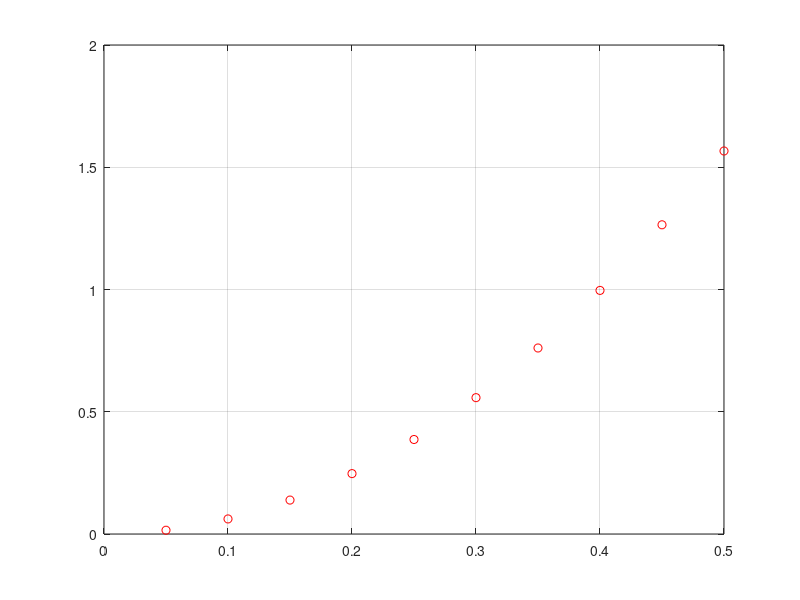

Write the MATLAB code that produced this figure.
%derivada de la funcion Y=x.*exp(x) en el
%punto x=2 usando diferencia central con dos 
%puntos, se grafica el error como funcion del paso
xo=2;
h=0.5:-0.05:0.05;
n=length(h)-1;
disp(' DIFERENCIA CENTRAL ');
 for j=1:length(h)
     x1=xo-h;
     x2=xo+h;
     yo=xo.*exp(xo);
     y1=x1.*exp(x1);
     y2=x2.*exp(x2);
     y=(y2-y1)./(2.*h);
 end
 fprintf('\n h=%5.2f' ,h);
 fprintf('\n y=%5.8f' ,y);
 w=abs(exp(2)+2.*exp(2)- y);%error
 plot(h,abs(exp(2)+2.*exp(2)- y), 'ro'), grid
 